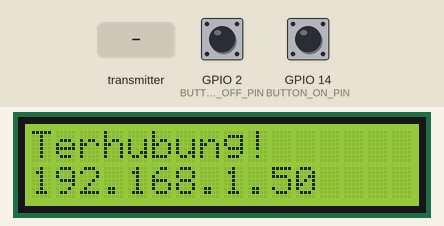
Recording of a sketch running on a simulated ESP8266 (NodeMCU). Shown: 16×2 character LCD. Inputs (shaded band) come from the test bench; at power-on: GPIO 2 (BUTTON_OFF_PIN) HIGH, GPIO 14 (BUTTON_ON_PIN) HIGH. WiFi joins after 1.5 s; servers stay silent unless stated; uploads are accepted with an empty reply; what the sketch prints to the serial monitor is not drawn.

Above: at 1.7 s.
At 4.8 s:
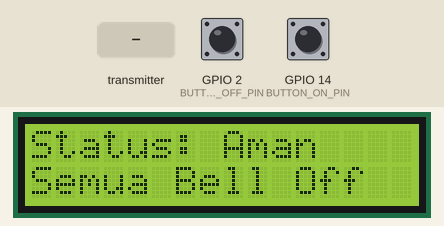
4.9 s: GPIO 2 (BUTTON_OFF_PIN) pulled LOW for 0.15 s
6.5 s: GPIO 14 (BUTTON_ON_PIN) pulled LOW for 0.15 s
8.1 s: the transmitter starts sending bell_id = 0
10.1 s: the transmitter starts sending is_ringing = 1
12.1 s: the transmitter starts sending bell_id = 1
At 13.3 s:
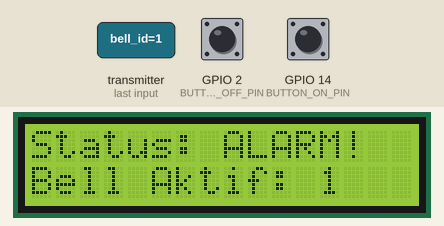
13.6 s: the transmitter starts sending is_ringing = 0
At 14.5 s:
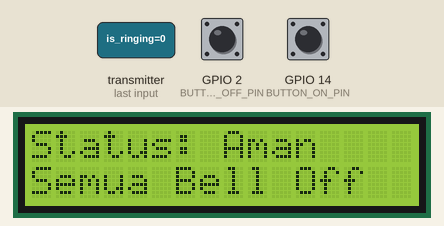
Timing chart, 0 to 16.1 s (numbered marks = the images above; inputs shaded):
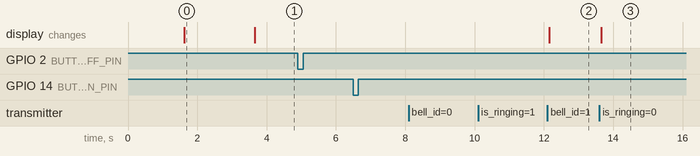

The sketch:

KODEPANEL.ino
```cpp
// ================= PANEL KONTROL (Perbaikan Non-Blocking) =================

#include <ESP8266WiFi.h>
#include <espnow.h>
#include <Wire.h>
#include <LiquidCrystal_I2C.h>
#include <ESP8266HTTPClient.h>
#include <WiFiClientSecure.h>
#include <ArduinoJson.h>
#include <DNSServer.h>
#include <ESP8266WebServer.h>
#include <WiFiManager.h>

// --- URL & Pengaturan ---
const char* serverBellStatusUrl = "https://fire-detec.vercel.app/api/bell-status";
const char* serverCommandUrl = "https://fire-detec.vercel.app/api/silence-alarm";
const char* serverManualLogUrl = "https://fire-detec.vercel.app/api/logs/manual";
#define BUTTON_ON_PIN   14
#define BUTTON_OFF_PIN  2
LiquidCrystal_I2C lcd(0x27, 16, 2);
uint8_t broadcastAddress[] = {0xFF, 0xFF, 0xFF, 0xFF, 0xFF, 0xFF};
unsigned long previousMillis = 0;
const long interval = 5000;
ESP8266WebServer server(80);

// --- Variabel Global & Structs ---
volatile bool laporanBaruUntukWeb = false;
volatile int bellIdLaporan;
volatile bool statusNyalaLaporan;
// --- BARU: Variabel untuk jeda non-blocking ---
unsigned long webReportTriggerTime = 0;
const long WEB_REPORT_DELAY = 200; // Jeda 200 milidetik

typedef struct struct_message { int id; float value; char device_name[20]; } struct_message;
typedef struct struct_message_laporan { int bell_id; int trigger_id; bool is_ringing; } struct_message_laporan;
struct_message perintahManual;
struct_message_laporan laporanMasuk;
bool statusBell[11] = {false};
bool perluUpdateLcd = true;

// --- FUNGSI AKSI ---
void triggerAlarmOn() {
  Serial.println("AKSI: Mengirim perintah ON...");
  perintahManual.id = 10;
  perintahManual.value = 1;
  strcpy(perintahManual.device_name, "Control Panel");
  esp_now_send(broadcastAddress, (uint8_t *) &perintahManual, sizeof(perintahManual));
  kirimLogManualKeWebsite("ACTIVATED");
}

void triggerAlarmOff() {
  Serial.println("AKSI: Mengirim perintah OFF (Silence)...");
  perintahManual.id = 10;
  perintahManual.value = 0;
  strcpy(perintahManual.device_name, "Control Panel");
  esp_now_send(broadcastAddress, (uint8_t *) &perintahManual, sizeof(perintahManual));
  kirimLogManualKeWebsite("DEACTIVATED");
}

// --- Handler Web Server ---
void handleOn() {
  triggerAlarmOn();
  server.send(200, "text/html", "<h1>Perintah ON Terkirim!</h1>");
}

void handleOff() {
  triggerAlarmOff();
  server.send(200, "text/html", "<h1>Perintah OFF (Silence) Terkirim!</h1>");
}

// --- FUNGSI HELPER (tidak ada perubahan) ---
void kirimLogManualKeWebsite(String event) {
  if (WiFi.status() != WL_CONNECTED) return;
  WiFiClientSecure client;
  client.setInsecure();
  HTTPClient http;
  http.begin(client, serverManualLogUrl);
  http.addHeader("Content-Type", "application/json");
  http.setTimeout(2000);
  StaticJsonDocument<64> doc;
  doc["event"] = event;
  String requestBody;
  serializeJson(doc, requestBody);
  Serial.println("Mengirim log manual ke website...");
  int httpCode = http.POST(requestBody);
  if(httpCode > 0) {
    Serial.printf("[HTTP] Log manual terkirim, response: %d\n", httpCode);
  } else {
    Serial.printf("[HTTP] Gagal kirim log, error: %s\n", http.errorToString(httpCode).c_str());
  }
  http.end();
}

void kirimLaporanBellKeWebsite(int bellId, bool isRinging) {
  if (WiFi.status() != WL_CONNECTED) return;
  WiFiClientSecure client;
  client.setInsecure();
  HTTPClient http;
  http.begin(client, serverBellStatusUrl);
  http.addHeader("Content-Type", "application/json");
  http.setTimeout(2000);
  StaticJsonDocument<128> doc;
  doc["bell_id"] = bellId;
  doc["is_ringing"] = isRinging;
  String requestBody;
  serializeJson(doc, requestBody);
  int httpCode = http.POST(requestBody);
  if(httpCode > 0) { Serial.printf("[HTTP] Laporan Bell %d terkirim, response: %d\n", bellId, httpCode); }
  else { Serial.printf("[HTTP] Gagal kirim Bell %d, error: %s\n", bellId, http.errorToString(httpCode).c_str()); }
  http.end();
}

void cekPerintahDariWebsite() {
  if (WiFi.status() != WL_CONNECTED) return;
  WiFiClientSecure client;
  client.setInsecure();
  HTTPClient http;
  http.begin(client, serverCommandUrl);
  http.setTimeout(2000);
  int httpCode = http.GET();
  if (httpCode == HTTP_CODE_OK) {
    String payload = http.getString();
    StaticJsonDocument<128> doc;
    deserializeJson(doc, payload);
    const char* command = doc["command"];
    if (strcmp(command, "SILENCE") == 0) {
      Serial.println("===> Perintah SILENCE dari Website! Mematikan semua bell...");
      triggerAlarmOff();
    }
  }
  http.end();
}

void updateLcd() {
  if (!perluUpdateLcd) return;
  lcd.clear();
  String baris1 = "Status: ";
  String baris2 = "Bell Aktif: ";
  bool adaAlarm = false;
  for (int i = 1; i <= 10; i++) {
    if (statusBell[i]) {
      adaAlarm = true;
      baris2 += String(i) + " ";
    }
  }
  if (adaAlarm) {
    baris1 += "ALARM!";
    lcd.setCursor(0, 0); lcd.print(baris1);
    lcd.setCursor(0, 1); lcd.print(baris2.substring(0, 16));
  } else {
    baris1 += "Aman";
    lcd.setCursor(0, 0); lcd.print(baris1);
    lcd.setCursor(0, 1); lcd.print("Semua Bell Off");
  }
  perluUpdateLcd = false;
}

void OnDataRecv(uint8_t *mac_addr, uint8_t *incomingData, uint8_t len) {
  memcpy(&laporanMasuk, incomingData, sizeof(laporanMasuk));
  Serial.printf("Laporan diterima dari Bell ID: %d, Status: %s\n", laporanMasuk.bell_id, laporanMasuk.is_ringing ? "NYALA" : "MATI");
  if (laporanMasuk.bell_id > 0 && laporanMasuk.bell_id <= 10) {
    if(statusBell[laporanMasuk.bell_id] != laporanMasuk.is_ringing){
        statusBell[laporanMasuk.bell_id] = laporanMasuk.is_ringing;
        perluUpdateLcd = true;
    }
    bellIdLaporan = laporanMasuk.bell_id;
    statusNyalaLaporan = laporanMasuk.is_ringing;

    // MODIFIKASI: Jangan langsung kirim, set timer dulu
    if (!laporanBaruUntukWeb) { // Hanya set timer jika tidak ada laporan yg sedang antri
        laporanBaruUntukWeb = true;
        webReportTriggerTime = millis();
    }
  }
}

// --- SETUP ---
void setup() {
  Serial.begin(115200);
  pinMode(BUTTON_ON_PIN, INPUT_PULLUP);
  pinMode(BUTTON_OFF_PIN, INPUT_PULLUP);
  lcd.begin();
  lcd.backlight();
  lcd.setCursor(0, 0); lcd.print("Panel Kontrol");
  lcd.setCursor(0, 1); lcd.print("Menghubungkan...");
  WiFi.mode(WIFI_STA);
  WiFiManager wm;
  if (!wm.autoConnect("Panel-Setup-AP", "password123")) { ESP.restart(); }
  lcd.clear();
  lcd.print("Terhubung!");
  lcd.setCursor(0,1);
  lcd.print(WiFi.localIP());
  Serial.println("\nBerhasil terhubung ke WiFi!");
  Serial.print("MAC Address Panel: "); Serial.println(WiFi.macAddress());
  Serial.printf("Channel: %d\n", WiFi.channel());

  server.on("/on", handleOn);
  server.on("/off", handleOff);
  server.begin();
  Serial.println("Web server dimulai. Gunakan /on atau /off untuk kontrol.");

  delay(2000);
  if (esp_now_init() != 0) { return; }
  esp_now_set_self_role(ESP_NOW_ROLE_COMBO);
  esp_now_register_recv_cb(OnDataRecv);
  esp_now_add_peer(broadcastAddress, ESP_NOW_ROLE_SLAVE, WiFi.channel(), NULL, 0);
  updateLcd();
}

// --- LOOP ---
void loop() {
  server.handleClient();

  // MODIFIKASI: Cek flag DAN timer sebelum mengirim ke web
  if (laporanBaruUntukWeb && (millis() - webReportTriggerTime > WEB_REPORT_DELAY)) {
    kirimLaporanBellKeWebsite(bellIdLaporan, statusNyalaLaporan);
    laporanBaruUntukWeb = false; // Reset flag setelah terkirim
  }

  // Logika tombol fisik tetap ada
  if (digitalRead(BUTTON_ON_PIN) == LOW) {
    triggerAlarmOn();
    delay(500);
  }
  if (digitalRead(BUTTON_OFF_PIN) == LOW) {
    triggerAlarmOff();
    delay(500);
  }

  unsigned long currentMillis = millis();
  if (currentMillis - previousMillis >= interval) {
    previousMillis = currentMillis;
    cekPerintahDariWebsite();
  }

  updateLcd();
}
```

Measured:
- after the input at 4.9 s, every drawn part: stays the same
- after the input at 6.5 s, every drawn part: stays the same
- after the input at 8.1 s, every drawn part: stays the same
- after the input at 10.1 s, every drawn part: stays the same
- after the input at 12.1 s, the display: changes after 0.06 s (image 2)
- after the input at 13.6 s, the display: changes after 0.05 s (image 3)
- what the display in image 0 shows lasts 2.1 s, from 1.6 s to 3.7 s
